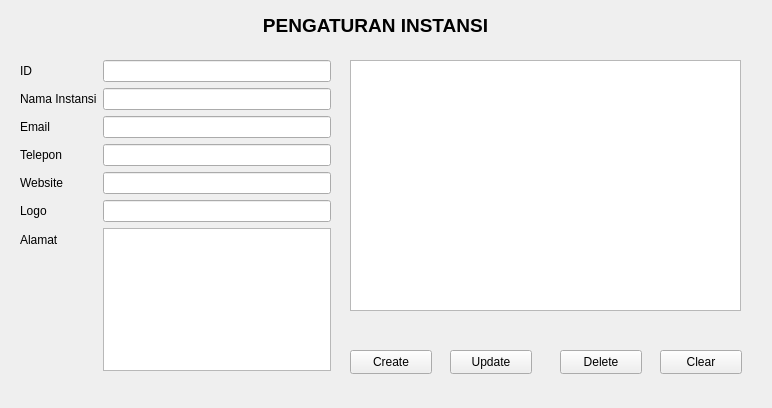
<?xml version="1.0" encoding="UTF-8"?>
<ui version="4.0">
 <class>pageInstansi</class>
 <widget class="QWidget" name="pageInstansi">
  <property name="geometry">
   <rect>
    <x>0</x>
    <y>0</y>
    <width>772</width>
    <height>408</height>
   </rect>
  </property>
  <property name="windowTitle">
   <string>Form</string>
  </property>
  <widget class="QLabel" name="label">
   <property name="geometry">
    <rect>
     <x>260</x>
     <y>10</y>
     <width>231</width>
     <height>31</height>
    </rect>
   </property>
   <property name="text">
    <string>&lt;html&gt;&lt;head/&gt;&lt;body&gt;&lt;p align=&quot;center&quot;&gt;&lt;span style=&quot; font-size:14pt; font-weight:700;&quot;&gt;PENGATURAN INSTANSI&lt;/span&gt;&lt;/p&gt;&lt;/body&gt;&lt;/html&gt;</string>
   </property>
  </widget>
  <widget class="QWidget" name="formLayoutWidget">
   <property name="geometry">
    <rect>
     <x>20</x>
     <y>60</y>
     <width>311</width>
     <height>311</height>
    </rect>
   </property>
   <layout class="QFormLayout" name="formLayout">
    <item row="0" column="0">
     <widget class="QLabel" name="iDLabel">
      <property name="text">
       <string>ID</string>
      </property>
     </widget>
    </item>
    <item row="0" column="1">
     <widget class="QLineEdit" name="editID"/>
    </item>
    <item row="1" column="0">
     <widget class="QLabel" name="namaInstansiLabel">
      <property name="text">
       <string>Nama Instansi</string>
      </property>
     </widget>
    </item>
    <item row="1" column="1">
     <widget class="QLineEdit" name="editNamaInstansi"/>
    </item>
    <item row="2" column="0">
     <widget class="QLabel" name="emailLabel">
      <property name="text">
       <string>Email</string>
      </property>
     </widget>
    </item>
    <item row="2" column="1">
     <widget class="QLineEdit" name="editEmail"/>
    </item>
    <item row="3" column="0">
     <widget class="QLabel" name="teleponLabel">
      <property name="text">
       <string>Telepon</string>
      </property>
     </widget>
    </item>
    <item row="3" column="1">
     <widget class="QLineEdit" name="editTelp"/>
    </item>
    <item row="4" column="0">
     <widget class="QLabel" name="websiteLabel">
      <property name="text">
       <string>Website</string>
      </property>
     </widget>
    </item>
    <item row="4" column="1">
     <widget class="QLineEdit" name="editWebsite"/>
    </item>
    <item row="5" column="0">
     <widget class="QLabel" name="logoLabel">
      <property name="text">
       <string>Logo</string>
      </property>
     </widget>
    </item>
    <item row="5" column="1">
     <widget class="QLineEdit" name="editLogo"/>
    </item>
    <item row="6" column="0">
     <widget class="QLabel" name="label_2">
      <property name="text">
       <string>Alamat</string>
      </property>
     </widget>
    </item>
    <item row="6" column="1">
     <widget class="QTextEdit" name="txtAlamat"/>
    </item>
   </layout>
  </widget>
  <widget class="QTableWidget" name="tblInstansi">
   <property name="geometry">
    <rect>
     <x>350</x>
     <y>60</y>
     <width>391</width>
     <height>251</height>
    </rect>
   </property>
  </widget>
  <widget class="QPushButton" name="btnCreate">
   <property name="geometry">
    <rect>
     <x>350</x>
     <y>350</y>
     <width>82</width>
     <height>24</height>
    </rect>
   </property>
   <property name="text">
    <string>Create</string>
   </property>
  </widget>
  <widget class="QPushButton" name="btnUpdate">
   <property name="geometry">
    <rect>
     <x>450</x>
     <y>350</y>
     <width>82</width>
     <height>24</height>
    </rect>
   </property>
   <property name="text">
    <string>Update</string>
   </property>
  </widget>
  <widget class="QPushButton" name="btnDelete">
   <property name="geometry">
    <rect>
     <x>560</x>
     <y>350</y>
     <width>82</width>
     <height>24</height>
    </rect>
   </property>
   <property name="text">
    <string>Delete</string>
   </property>
  </widget>
  <widget class="QPushButton" name="btnClear">
   <property name="geometry">
    <rect>
     <x>660</x>
     <y>350</y>
     <width>82</width>
     <height>24</height>
    </rect>
   </property>
   <property name="text">
    <string>Clear</string>
   </property>
  </widget>
 </widget>
 <resources/>
 <connections/>
</ui>
